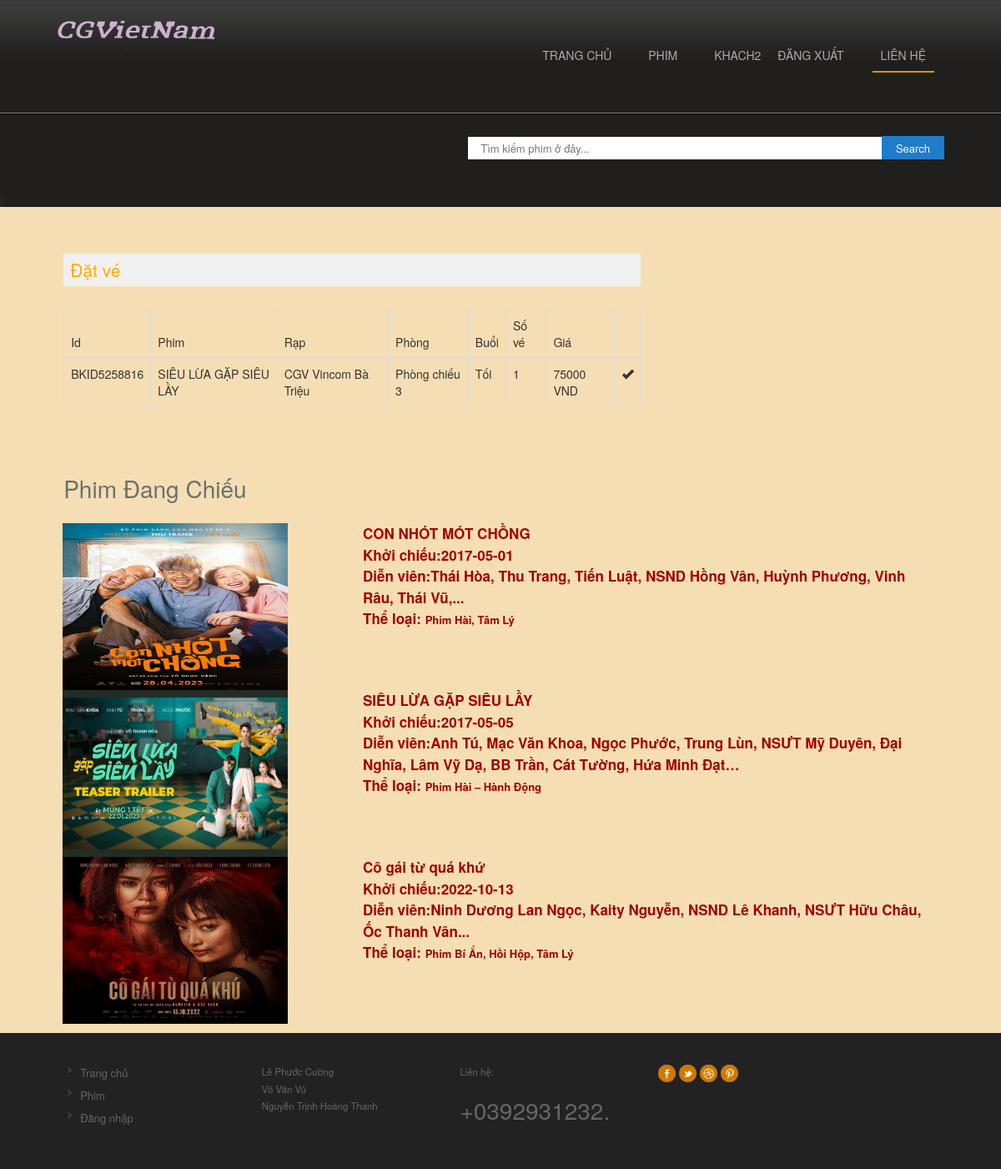
Screenshot of /profile.php (signed in) with the database file from the repository.
### tables this page shows
CREATE TABLE `tbl_dangky` (
  `MaNguoidung` int(11) NOT NULL,
  `HoTen` varchar(100) NOT NULL,
  `Email` varchar(100) NOT NULL,
  `SDT` varchar(12) NOT NULL,
  `Tuoi` int(2) NOT NULL,
  `GioiTinh` varchar(11) NOT NULL
);

CREATE TABLE `tbl_datve` (
  `MaDatVe` int(11) NOT NULL,
  `MaVe` varchar(50) NOT NULL,
  `MaRap` int(11) NOT NULL,
  `MaNguoidung` int(11) NOT NULL,
  `MaLichChieu` int(11) NOT NULL,
  `MaPhongChieu` int(11) NOT NULL,
  `SoChoNgoi` int(3) NOT NULL,
  `ThanhTien` int(5) NOT NULL,
  `NgayDatVe` date NOT NULL,
  `Ngay` date NOT NULL,
  `TrangThai` int(1) NOT NULL
);

CREATE TABLE `tbl_phim` (
  `MaPhim` int(11) NOT NULL,
  `MaRap` int(11) NOT NULL COMMENT 'Ma Rap',
  `TenPhim` varchar(200) NOT NULL,
  `DienVien` varchar(500) NOT NULL,
  `TheLoai` varchar(100) NOT NULL,
  `NgayKhoiChieu` date NOT NULL,
  `image` varchar(200) NOT NULL,
  `video_url` varchar(200) NOT NULL,
  `TrangThai` int(2) NOT NULL
);

CREATE TABLE `tbl_rap` (
  `MaRap` int(11) NOT NULL,
  `TenRap` varchar(50) NOT NULL,
  `DiaChi` varchar(200) NOT NULL,
  `Tinh_ThanhPho` varchar(100) NOT NULL,
  `TinhTrang` varchar(100) NOT NULL,
  `Pin` int(11) NOT NULL
);

CREATE TABLE `tbl_phongchieu` (
  `MaPhongChieu` int(11) NOT NULL,
  `MaRap` int(11) NOT NULL,
  `TenPhongChieu` varchar(100) NOT NULL,
  `ChoNgoi` int(11) NOT NULL,
  `Gia` int(11) NOT NULL
);

CREATE TABLE `tbl_thoigianchieu` (
  `MaTgChieu` int(11) NOT NULL,
  `MaPhongChieu` int(11) NOT NULL,
  `BuoiChieu` varchar(50) NOT NULL,
  `ThoiGianChieu` time NOT NULL
);

### profile.php (the view, shortened to what this page needs)
<?php include('header.php');
	?>
<div class="content">
	<div class="wrap">
		<div class="content-top">
			<div class="section group">
				<div class="about span_1_of_2">
					<h3>Đặt vé</h3>
					<?php
					$bk=mysqli_query($con,"select * from tbl_datve where MaNguoidung='".$_SESSION['user']."'");
					if(mysqli_num_rows($bk))
					{
					?>
					<table class="table table-bordered">
						<thead>
						<th>Id</th>
						<th>Phim</th>
						<th>Rạp</th>
						<th>Phòng</th>
						<th>Buổi</th>
						<th>Số vé</th>
						<th>Giá</th>
						<th></th>
						</thead>
						<tbody>
						<?php
						while($bkg=mysqli_fetch_array($bk))
						{
							$m=mysqli_query($con,"select * from tbl_phim where MaPhim=(select MaPhim from tbl_lichchieu where MaLichChieu='".$bkg['MaLichChieu']."')");
							$mov=mysqli_fetch_array($m);
							$s=mysqli_query($con,"select * from tbl_phongchieu where MaPhongChieu='".$bkg['MaPhongChieu']."'");
							$srn=mysqli_fetch_array($s);
							$tt=mysqli_query($con,"select * from tbl_rap where MaRap='".$bkg['MaRap']."'");
							$thr=mysqli_fetch_array($tt);
							$st=mysqli_query($con,"select * from tbl_thoigianchieu where MaTgChieu=(select MaTgChieu from tbl_lichchieu where MaLichChieu='".$bkg['MaLichChieu']."')");
							$stm=mysqli_fetch_array($st);
							?>
							<tr>
								<td>
									<?php echo $bkg['MaVe'];?>
								</td>
								<td>
									<?php echo $mov['TenPhim'];?>
								</td>
								<td>
									<?php echo $thr['TenRap'];?>
								</td>
								<td>
									<?php echo $srn['TenPhongChieu'];?>
								</td>
								<td>
									<?php echo $stm['BuoiChieu'];?>
								</td>
								<td>
									<?php echo $bkg['SoChoNgoi'];?>
								</td>
								<td>
									<?php echo $bkg['ThanhTien'];?> VND
								</td>
								<td>
									<?php  if($bkg['NgayDatVe']<date('Y-m-d'))
									{
										?>
										<i class="glyphicon glyphicon-ok"></i>
										<?php
									}
									else
									{?>
									<a href="cancel.php?id=<?php echo $bkg['MaDatVe'];?>">Cancel</a>
									<?php
									}
									?>
								</td>
							</tr>
							<?php
						}
						?></tbody>
					</table>
					<?php
					}
					else
					{
						?>
						<h3>Chưa có vé được đặt</h3>
						<?php
					}
					?>
				</div>
			</div>
			<div style="height:300px;"><?php include('movie_sidebar.php');?></div>
			</div>
			</div>
		</div>
	</div>
<?php include('footer.php');?>

### header.php (shortened to what this page needs)
<?php
include('config.php');
?>
<!DOCTYPE HTML>
<html>
<head>
<link rel="stylesheet" href="css/style.css" type="text/css" media="all" />
<link rel="stylesheet" href="css/flexslider.css" type="text/css" media="all" />
<link type="text/css" rel="stylesheet" href="http://www.dreamtemplate.com/dreamcodes/tabs/css/tsc_tabs.css" />
<link rel="stylesheet" href="css/tsc_tabs.css" type="text/css" media="all" />
<link rel="stylesheet" href="https://maxcdn.bootstrapcdn.com/bootstrap/3.3.7/css/bootstrap.min.css">
</head>
<body>
<div class="header">
	<div class="header-top">
		<div class="wrap">
			<div class="h-logo">
			<a href="index.php"><img src="logo.png" alt=""/></a>
			</div>
			  <div class="nav-wrap">
					<ul class="group" id="example-one">
			           <li><a href="index.php">Trang chủ</a></li>
			  		   <li><a href="movies_events.php">Phim</a></li>
			  		   <li><?php if(isset($_SESSION['user'])){
			  		   $us=mysqli_query($con,"select * from tbl_dangky where MaNguoidung='".$_SESSION['user']."'");
        				$user=mysqli_fetch_array($us);?><a href="profile.php"><?php echo $user['HoTen'];?></a><a href="logout.php">Đăng xuất</a><?php }else{?><a href="login.php">Đăng nhập</a><?php }?></li>
			    		<li class="current_page_item"><a href="contact.php">Liên hệ</a></li>
				</ul>
			  </div>
   		</div>
    </div>
<div class="block">
	<div class="wrap">
        <form action="process_search.php" id="reservation-form" method="post" onsubmit="myFunction()">
		       <fieldset>
		       	<div class="field" >
		       		<input type="text" placeholder="Tìm kiếm phim ở đây..." style="height:27px;width:500px"  required id="search111" name="search">
                    <input type="submit" value="Search" style="height:28px;padding-top:4px" id="button111">
   				</div>
		       </fieldset>
        </form>
   </div>
</div>

### movie_sidebar.php (shortened to what this page needs)
	<div class="col">
		<h3>Phim Đang Chiếu</h3>
		<?php
		$qry2=mysqli_query($con,"select * from  tbl_phim where TrangThai='0' order by rand() limit 3");
		while($m=mysqli_fetch_array($qry2))
			{
                 ?>
         <div class="content-left">
		<div class="col-md-4">
			 <a href="about.php?id=<?php echo $m['MaPhim'];?>"><img src="<?php echo $m['image'];?>" width="270px" height="200px"></a>
		</div>
		<div class="col-md-8">
			  	<div class="extra-wrap1" >
						<a style="color:#a10000;font-size:17px;font-weight: bolder;" href="about.php?id=<?php echo $m['MaPhim'];?>" ><?php echo $m['TenPhim'];?><br>
						<span class="data" style="color:#a10000;">Khởi chiếu:<?php echo $m['NgayKhoiChieu'];?></span><br>
						Diễn viên:<Span class="data" style="color:#a10000"><?php echo $m['DienVien'];?></span><br>
						Thể loại: <span" class="color2" style="text-decoration: none;color:#a10000;"><?php echo $m['TheLoai'];?></span></a><br>
				</div>
		</div>
</div>
		<?php
			}
			?>
</div>

### css/style.css (style rules this page uses)
html,body,div,span,applet,object,iframe,h1,h2,h3,h4,h5,h6,p,blockquote,pre,a,abbr,acronym,address,big,cite,code,del,dfn,em,img,ins,kbd,q,s,samp,small,strike,strong,sub,sup,tt,var,b,u,i,dl,dt,dd,ol,nav ul,nav li,fieldset,form,label,legend,table,caption,tbody,tfoot,thead,tr,th,td,article,aside,canvas,details,embed,figure,figcaption,footer,header,hgroup,menu,nav,output,ruby,section,summary,time,mark,audio,video { margin:0;padding:0;border:0;font-size:100%;font:inherit;vertical-align:baseline; }
ol,ul { list-style:none;margin:0;padding:0; }
table { border-collapse:collapse;border-spacing:0; }
a { text-decoration:none; }
img { max-width:100%; }
body { font-family: 'AmbleRegular'; background:#fff; }
.header { background: url(../images/hd-bg.png); }
.header-top { border-bottom: 2px ridge #333; }
.wrap { width:80%; margin:0 auto; }
.nav-wrap { float: right; width: 67%; margin: 50px auto; }
.nav-wrap ul { float:right; }
.group:after { visibility: hidden; display: block; content: ""; clear: both; height: 0; }
#example-one { margin: 0 auto; list-style: none; position: relative; }
#example-one li { display: inline-block; margin-right: 20px; }
#example-one a { color: #aaa; font-size: 14px; float: left; padding: 6px 10px 4px 10px; text-decoration: none; text-transform: uppercase; }
.h-logo { float:left; }
.block { margin-top: 20px; }
#reservation-form { float:right; margin-top:6px; }
#reservation-form .field { float:left; }
#reservation-form .field { display: block; height: 55px; font-size: 13px; color: #FAC9A9; margin-bottom: 10px; }
.content { background-color:wheat; padding: 20px 0; }
.data { color: #989898; margin-bottom: 1px; }
.color2 { text-decoration: underline; font-size:13px; line-height:1.8em; color:#1344B0; }
.content-top h3 { color: #6a706d; font-size: 2em; padding: 1.5%; }
.about { display: block; float:left; }
.about:first-child { margin-left: 0; }
.span_1_of_2 { width: 67.1%; padding:1.5%; }
a { color:#888; font-size:13px; line-height:1.5em; }
.span_1_of_2 h3 { color:#FCAC03; font-size:1.5em; margin-bottom:4%; background:#f0f0f0; padding: 8px; }
.col { display: block; float:left; margin: 1% 0 1% 1.6%; }
.col:first-child { margin-left:0; }
@media only screen and (max-width:1280px) and (min-width:1024px) { .wrap { width:90%; } }

### footer.php (style rules this page uses)
.content { padding-bottom:0px !important; }
#search111 { padding:8px 15px; background-color:#fff; border:0px solid #dbdbdb; }
#button111 { position:relative; padding:6px 15px; left:-8px; border:2px solid #207cca; background-color:#207cca; color:#fafafa; }

### rows the page displays
tbl_dangky: HoTen "KHACH2"
tbl_datve: MaVe "BKID5258816", tbl_phim.TenPhim "SIÊU LỪA GẶP SIÊU LẦY", MaRap.TenRap "CGV Vincom Bà Triệu", MaPhongChieu.TenPhongChieu "Phòng chiếu 3", tbl_thoigianchieu.BuoiChieu "Tối", SoChoNgoi "1", ThanhTien "75000"
tbl_phim: image (picture), TenPhim "CON NHÓT MÓT CHỒNG", NgayKhoiChieu "2017-05-01", DienVien "Thái Hòa, Thu Trang, Tiến Luật, NSND Hồng Vân, Huỳnh Phương, Vinh Râu, Thái Vũ,...", TheLoai "Phim Hài, Tâm Lý"
tbl_phim: image (picture), TenPhim "SIÊU LỪA GẶP SIÊU LẦY", NgayKhoiChieu "2017-05-05", DienVien "Anh Tú, Mạc Văn Khoa, Ngọc Phước, Trung Lùn, NSƯT Mỹ Duyên, Đại Nghĩa, Lâm Vỹ Dạ, BB Trần, Cát Tường, Hứa Minh Đạt…", TheLoai "Phim Hài – Hành Động"
tbl_phim: image (picture), TenPhim "Cô gái từ quá khứ", NgayKhoiChieu "2022-10-13", DienVien "Ninh Dương Lan Ngọc, Kaity Nguyễn, NSND Lê Khanh, NSƯT Hữu Châu, Ốc Thanh Vân...", TheLoai "Phim Bí Ẩn, Hồi Hộp, Tâm Lý"
